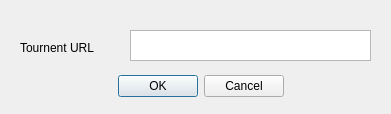
<?xml version="1.0" encoding="UTF-8"?>
<ui version="4.0">
 <class>Dialog</class>
 <widget class="QDialog" name="Dialog">
  <property name="geometry">
   <rect>
    <x>0</x>
    <y>0</y>
    <width>391</width>
    <height>114</height>
   </rect>
  </property>
  <property name="windowTitle">
   <string>Dialog</string>
  </property>
  <widget class="QDialogButtonBox" name="import_btns">
   <property name="geometry">
    <rect>
     <x>30</x>
     <y>70</y>
     <width>341</width>
     <height>32</height>
    </rect>
   </property>
   <property name="orientation">
    <enum>Qt::Horizontal</enum>
   </property>
   <property name="standardButtons">
    <set>QDialogButtonBox::Cancel|QDialogButtonBox::Ok</set>
   </property>
   <property name="centerButtons">
    <bool>true</bool>
   </property>
  </widget>
  <widget class="QLabel" name="label">
   <property name="geometry">
    <rect>
     <x>20</x>
     <y>40</y>
     <width>101</width>
     <height>16</height>
    </rect>
   </property>
   <property name="text">
    <string>Tournent URL</string>
   </property>
  </widget>
  <widget class="QTextEdit" name="tournament_url_text">
   <property name="geometry">
    <rect>
     <x>130</x>
     <y>30</y>
     <width>241</width>
     <height>31</height>
    </rect>
   </property>
  </widget>
 </widget>
 <resources/>
 <connections>
  <connection>
   <sender>import_btns</sender>
   <signal>accepted()</signal>
   <receiver>Dialog</receiver>
   <slot>accept()</slot>
   <hints>
    <hint type="sourcelabel">
     <x>248</x>
     <y>254</y>
    </hint>
    <hint type="destinationlabel">
     <x>157</x>
     <y>274</y>
    </hint>
   </hints>
  </connection>
  <connection>
   <sender>import_btns</sender>
   <signal>rejected()</signal>
   <receiver>Dialog</receiver>
   <slot>reject()</slot>
   <hints>
    <hint type="sourcelabel">
     <x>316</x>
     <y>260</y>
    </hint>
    <hint type="destinationlabel">
     <x>286</x>
     <y>274</y>
    </hint>
   </hints>
  </connection>
 </connections>
</ui>
